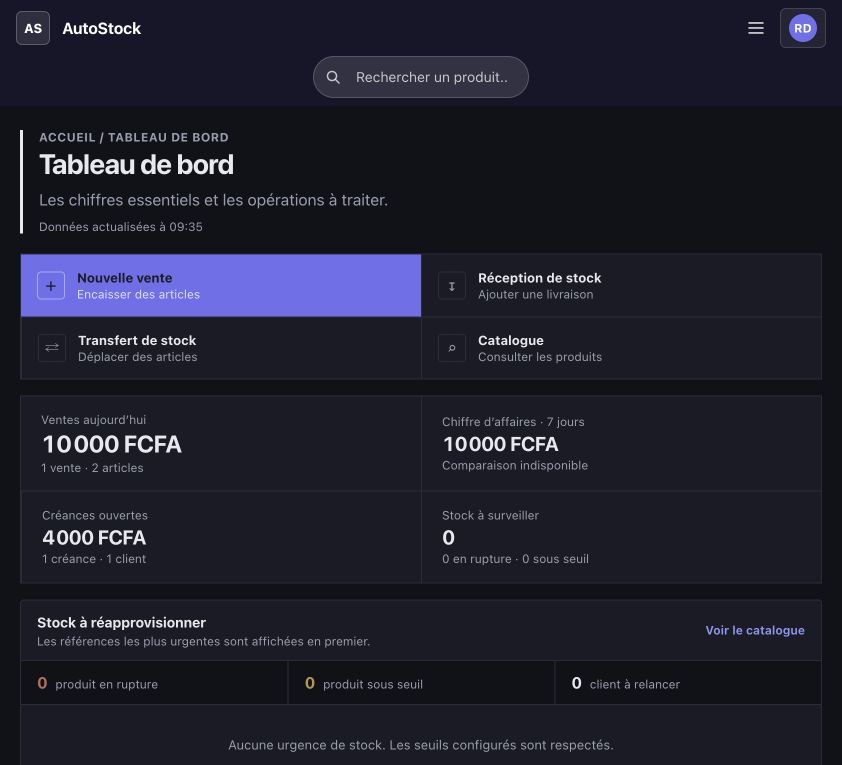
#> input picture dist/images/tableau-de-bord.png, 842 x 765 px
$ python create_demo_video.py
#> lines starting #> are read from the running program, lines starting #| are printed output that depends on the picture
"""Build a silent, captioned overview from real application screenshots."""
from pathlib import Path
import subprocess
from PIL import Image, ImageDraw, ImageFont

import imageio_ffmpeg

ROOT = Path(__file__).resolve().parents[1]
FRAMES = Path('/tmp/autostock-video-frames')
FRAMES.mkdir(exist_ok=True)
OUT = ROOT / 'dist/video'
OUT.mkdir(exist_ok=True)
INK = '#172538'
MUTED = '#526070'
ACCENT = '#a43725'
FONT = '/System/Library/Fonts/Supplemental/Arial.ttf'
BOLD = '/System/Library/Fonts/Supplemental/Arial Bold.ttf'

def font(size, bold=False):
    return ImageFont.truetype(BOLD if bold else FONT, size)

def paragraph(draw, text, xy, size=30, width=570, fill=INK, bold=False):
    x, y = xy
    face = font(size, bold)
    for source_line in text.split('\n'):
        words = source_line.split()
        line = ''
        for word in words:
            candidate = f'{line} {word}'.strip()
            if draw.textlength(candidate, font=face) > width and line:
                draw.text((x, y), line, font=face, fill=fill)
                y += round(size * 1.42)
                line = word
            else:
                line = candidate
        draw.text((x, y), line, font=face, fill=fill)
        y += round(size * 1.42)
    return y

scenes = [
    (7, 'LE PROJET', 'Auto Stock\nManagement',
     'Une application pour un magasin de pièces détachées.',
     'Suivre le stock, les ventes et les règlements des clients.',
     'tableau-de-bord.png'),
    (11, '01 / STOCK', 'Retrouver les pièces\net leurs quantités.',
     'Un import CSV a créé deux références et réceptionné 36 unités.',
     'Après la vente de deux filtres : 18 filtres et 16 plaquettes en stock.',
     'catalogue.png'),
    (12, '02 / VENTE ET RÈGLEMENTS', 'Un paiement partiel,\nun solde à suivre.',
     'Deux filtres à 5 000 FCFA : une vente de 10 000 FCFA.',
     '4 000 FCFA versés à la vente, puis 2 000 FCFA remboursés. Il reste 4 000 FCFA à payer.',
     'creance.png'),
    (10, '03 / TABLEAU DE BORD', 'Retrouver les mêmes\nchiffres au même endroit.',
     'Une vente, deux articles, 10 000 FCFA de chiffre d’affaires.',
     'Le tableau de bord affiche aussi les 4 000 FCFA encore dus par le client.',
     'tableau-de-bord.png'),
    (7, 'POUR ALLER PLUS LOIN', 'Le projet,\ncôté code.',
     'Java 17 · Spring Boot\nAngular · PostgreSQL',
     '474 tests backend réussis le 17 septembre 2026. Choix techniques et liens vers le code sur cette page.',
     'catalogue.png'),
]
for i, (duration, label, title, body, note, asset) in enumerate(scenes):
    canvas = Image.new('RGB', (1600, 900), '#ffffff')
#> canvas: PIL image 1600x900 RGB; every value is 255
    draw = ImageDraw.Draw(canvas)
    draw.text((58, 30), 'CHEIKH / AUTO STOCK MANAGEMENT', font=font(22, True), fill=INK)
    draw.line((58, 78, 1542, 78), fill='#d9dfe6', width=2)
    draw.text((58, 134), label, font=font(23, True), fill=ACCENT)
    y = paragraph(draw, title, (58, 197), size=49, bold=True)
#> y = 337
    y = paragraph(draw, body, (58, y + 30), size=29, fill=INK)
#> y = 449
    paragraph(draw, note, (58, y + 32), size=27, fill=MUTED)
    screenshot = Image.open(ROOT / 'dist/images' / asset).convert('RGB')
#> screenshot is the input picture: PIL image 842x765 RGB; mean R, G, B 31.3, 31.5, 45.2
    screenshot.thumbnail((805, 700), Image.Resampling.LANCZOS)
#> screenshot: PIL image 770x700 RGB
    x, y = 727 + (805 - screenshot.width) // 2, 115
#> x = 744; y = 115
    canvas.paste(screenshot, (x, y))
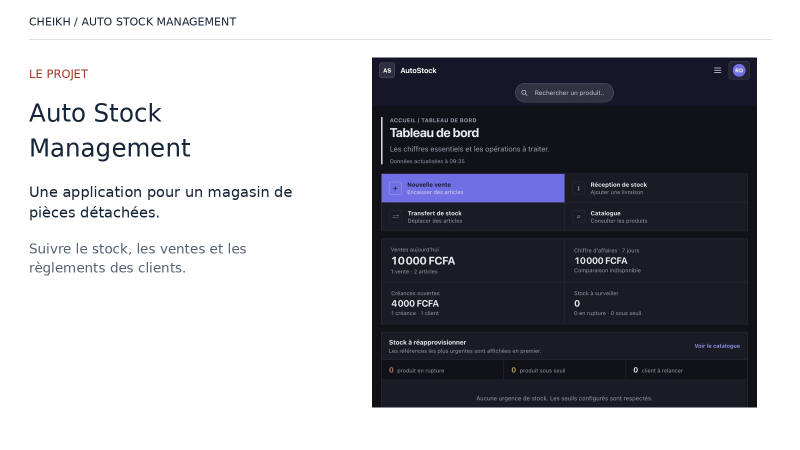
#> canvas: PIL image 1600x900 RGB (shown at 1/2 size); mean R, G, B 168.6, 168.7, 174.1
    draw.rectangle((x-1, y-1, x+screenshot.width, y+screenshot.height), outline='#d9dfe6', width=2)
    draw.line((58, 832, 1542, 832), fill='#d9dfe6', width=2)
    draw.text((58, 854), 'Aperçu en captures réelles · Données fictives · Sans audio', font=font(21), fill=MUTED)
    draw.text((1474, 854), f'{i+1} / 5', font=font(21), fill=MUTED)
    canvas.save(FRAMES / f'{i}.png')
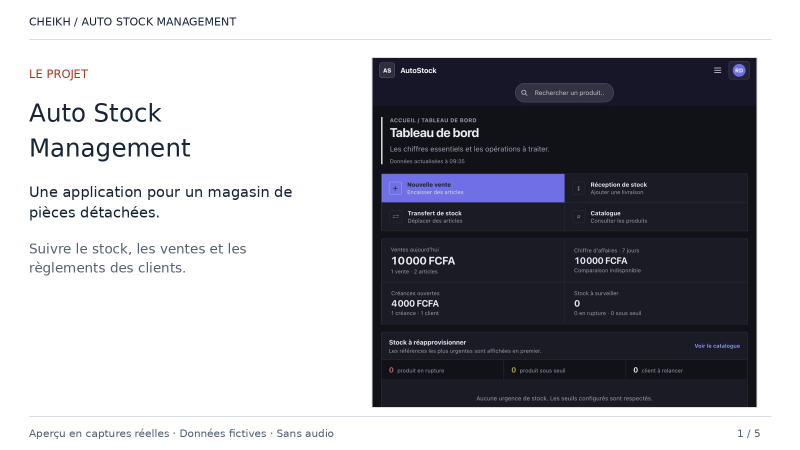
#> saved as 0.png: PIL image 1600x900 RGB (shown at 1/2 size); mean R, G, B 168.5, 168.7, 174.2
#> pass 2 of the loop `for i, (duration, label, title, body, note, asset) in enumerate(scenes):`:
#> `y = paragraph(draw, title, (58, 197), size=49, bold=True)`: y = 337
#> `y = paragraph(draw, body, (58, y + 30), size=29, fill=INK)`: y = 449
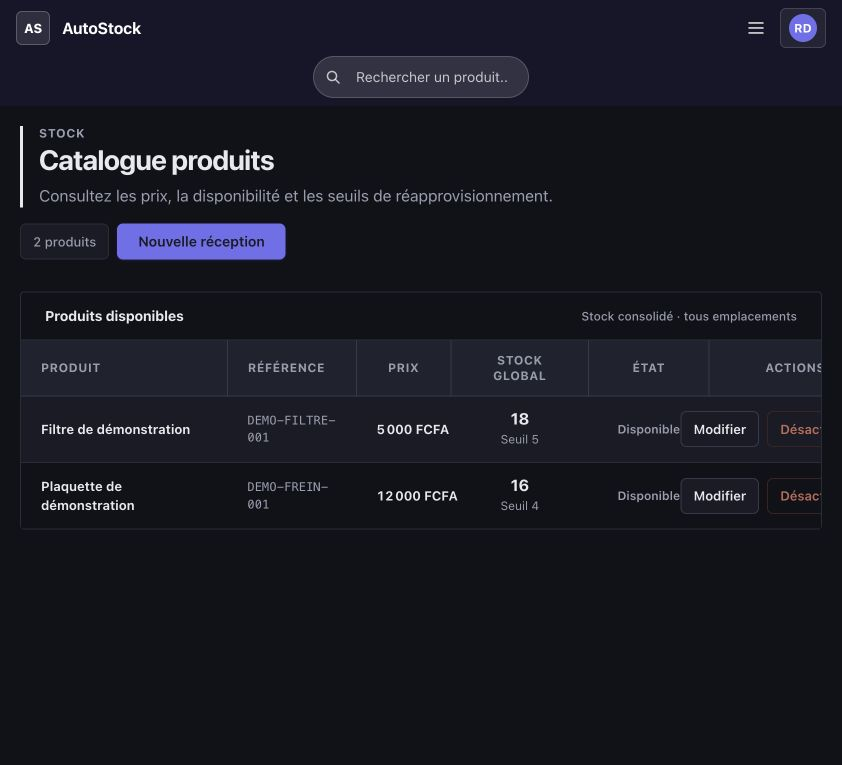
#> input picture dist/images/catalogue.png, 842 x 765 px
#> screenshot is the input picture: PIL image 842x765 RGB; mean R, G, B 24.5, 25.2, 34.2
#> screenshot: PIL image 770x700 RGB
#> `canvas.paste(screenshot, (x, y))`:
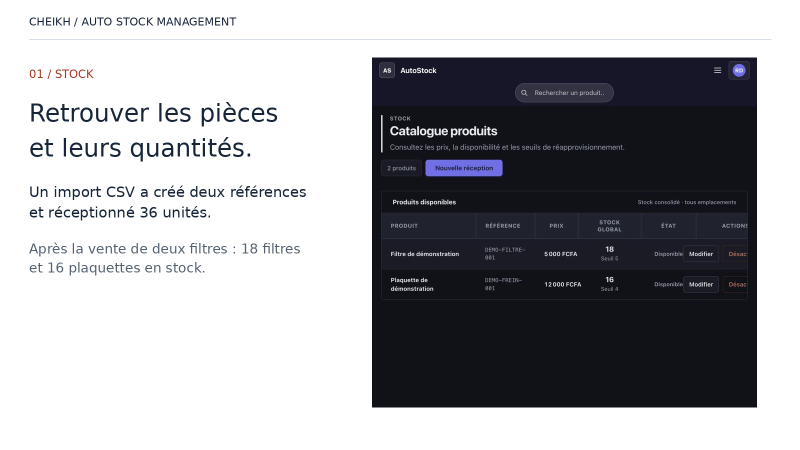
#> canvas: PIL image 1600x900 RGB (shown at 1/2 size); mean R, G, B 165.3, 165.7, 169.4
#> `canvas.save(FRAMES / f'{i}.png')`:
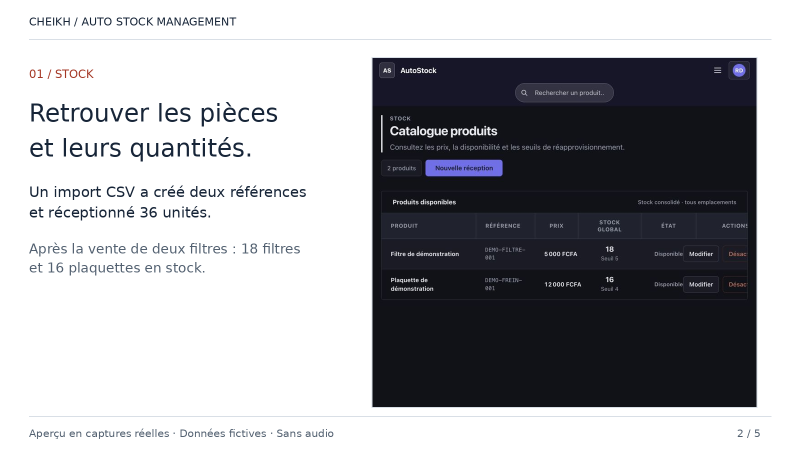
#> saved as 1.png: PIL image 1600x900 RGB (shown at 1/2 size); mean R, G, B 165.2, 165.7, 169.4
#> pass 3 of the loop `for i, (duration, label, title, body, note, asset) in enumerate(scenes):`:
#> `y = paragraph(draw, title, (58, 197), size=49, bold=True)`: y = 337
#> `y = paragraph(draw, body, (58, y + 30), size=29, fill=INK)`: y = 449
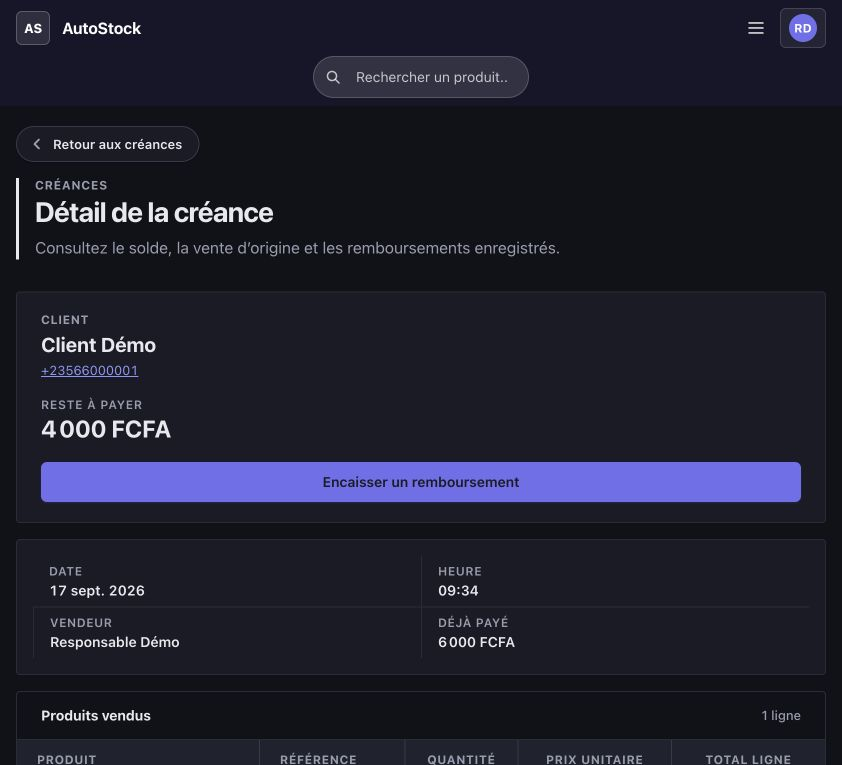
#> input picture dist/images/creance.png, 842 x 765 px
#> screenshot is the input picture: PIL image 842x765 RGB; mean R, G, B 31, 31.3, 45.9
#> screenshot: PIL image 770x700 RGB
#> `canvas.paste(screenshot, (x, y))`:
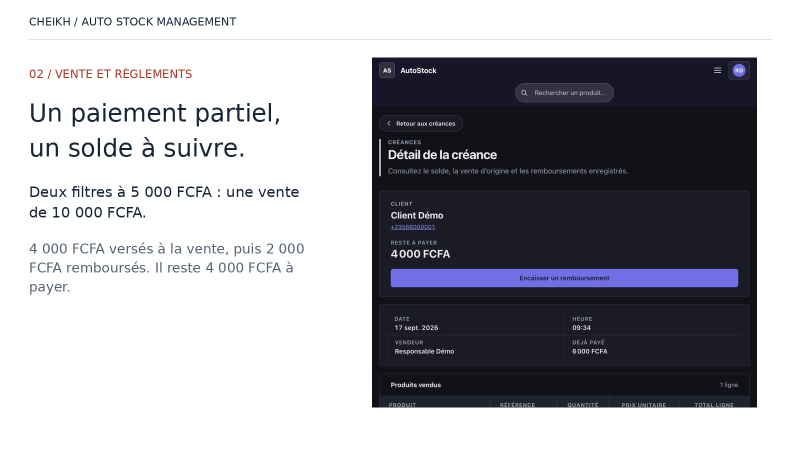
#> canvas: PIL image 1600x900 RGB (shown at 1/2 size); mean R, G, B 167.7, 167.9, 173.7
#> `canvas.save(FRAMES / f'{i}.png')`:
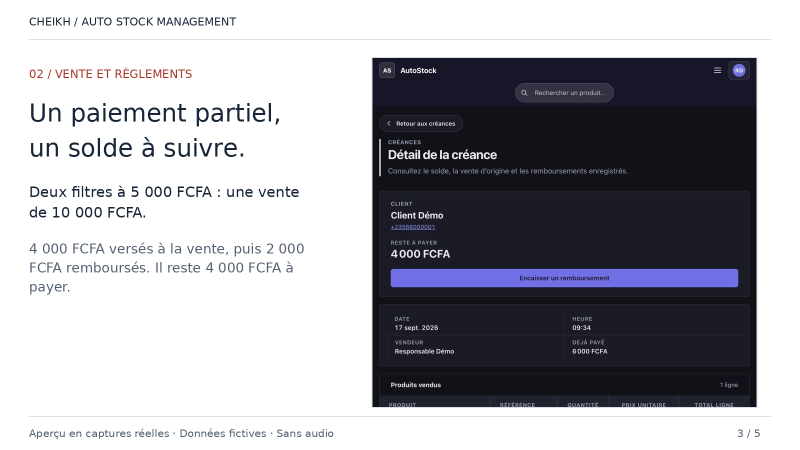
#> saved as 2.png: PIL image 1600x900 RGB (shown at 1/2 size); mean R, G, B 167.7, 167.9, 173.7
#> the loop made 5 passes; the first 3 are shown

(OUT / 'poster.jpg').write_bytes(b'')
Image.open(FRAMES / '0.png').save(OUT / 'poster.jpg', quality=92)
playlist = FRAMES / 'frames.txt'
lines = []
for i, scene in enumerate(scenes):
    lines.extend([f"file '{FRAMES / f'{i}.png'}'", f'duration {scene[0]}'])
lines.append(f"file '{FRAMES / '4.png'}'")
playlist.write_text('\n'.join(lines) + '\n')
subprocess.run([imageio_ffmpeg.get_ffmpeg_exe(), '-hide_banner', '-loglevel', 'error',
    '-y', '-f', 'concat', '-safe', '0', '-i', str(playlist), '-vf', 'fps=24',
    '-c:v', 'libx264', '-preset', 'medium', '-crf', '20', '-pix_fmt', 'yuv420p',
    '-t', '47', '-movflags', '+faststart', str(OUT / 'auto-stock-demo.mp4')], check=True)
#> (this line was passed over: imageio_ffmpeg is not available in this run)
print('Video created: 47 seconds, 1600 x 900, silent H.264 MP4')
